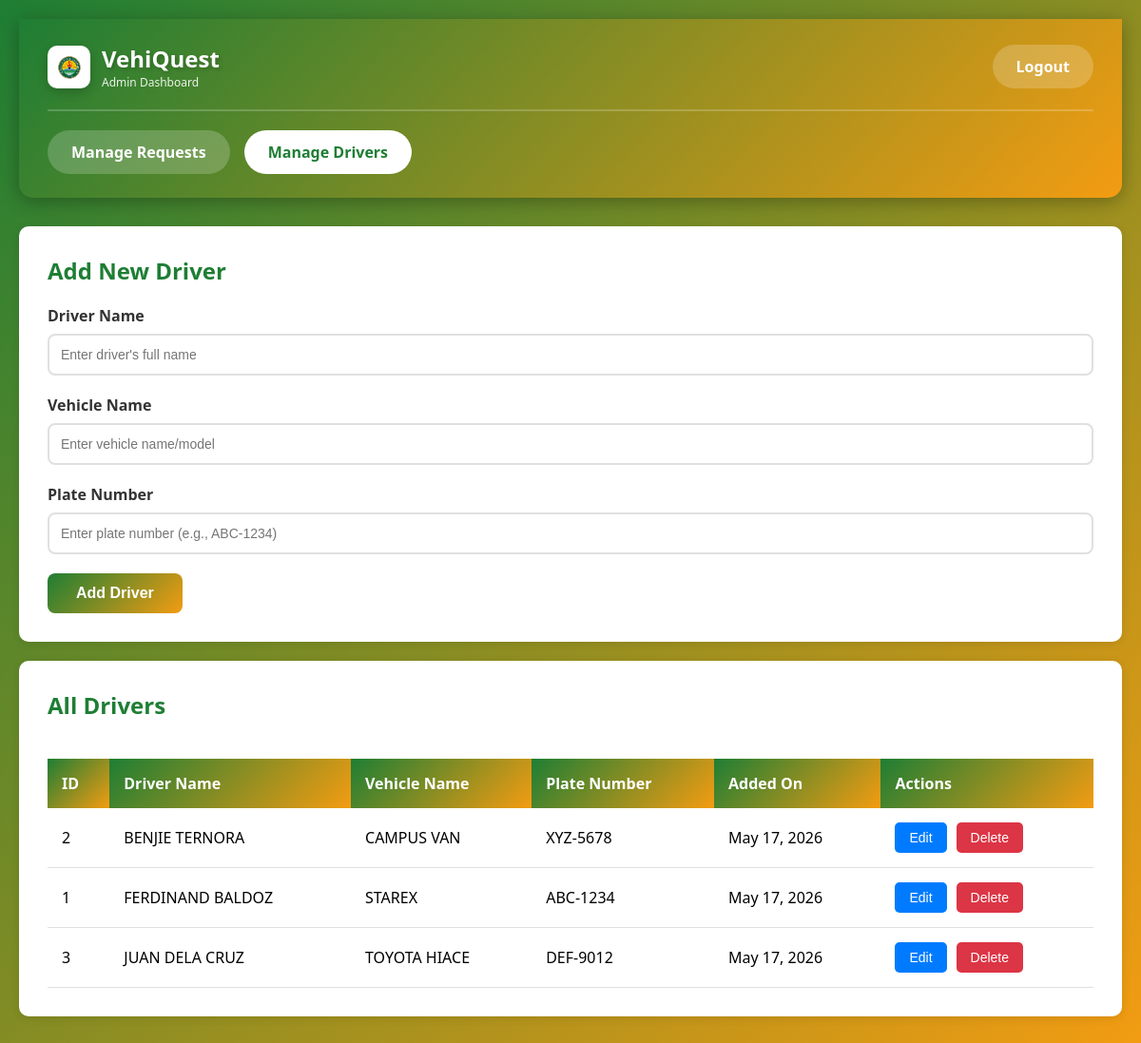
The page /manage_drivers.php (signed in) on the database its author committed.
### tables this page shows
CREATE TABLE IF NOT EXISTS `drivers` (
  `id` int(11) NOT NULL AUTO_INCREMENT,
  `driver_name` varchar(100) NOT NULL,
  `vehicle_name` varchar(100) NOT NULL,
  `plate_number` varchar(50) NOT NULL,
  `created_at` timestamp NOT NULL DEFAULT CURRENT_TIMESTAMP,
  PRIMARY KEY (`id`)
);

### manage_drivers.php (the view, shortened to what this page needs)
<?php
require_once('../config/connection.php');
$drivers_query = "SELECT * FROM drivers ORDER BY driver_name ASC";
$drivers_result = $conn->query($drivers_query);
?>
<!DOCTYPE html>
<html lang="en">
<head>
</head>
<body>
<div class="header">
    <div class="header-top">
        <div class="logo">
            <div class="logo-icon">
                <img src="../assets/images/isu-logo.png" alt="ISU Logo">
            </div>
            <div class="logo-text">
                <h1>VehiQuest</h1>
                <p>Admin Dashboard</p>
            </div>
        </div>
        <a href="../auth/logout.php" class="logout-btn">Logout</a>
    </div>
    <div class="nav-menu">
        <a href="requests.php" class="nav-btn">Manage Requests</a>
        <a href="manage_drivers.php" class="nav-btn active">Manage Drivers</a>
    </div>
</div>
<div class="container">
        <div class="card">
            <h2>Add New Driver</h2>
            <form method="POST">
                <div class="form-group">
                    <label>Driver Name</label>
                    <input type="text" name="driver_name" placeholder="Enter driver's full name" required>
                </div>
                <div class="form-group">
                    <label>Vehicle Name</label>
                    <input type="text" name="vehicle_name" placeholder="Enter vehicle name/model" required>
                </div>
                <div class="form-group">
                    <label>Plate Number</label>
                    <input type="text" name="plate_number" placeholder="Enter plate number (e.g., ABC-1234)" required>
                </div>
                <button type="submit" name="add_driver" class="btn btn-primary">Add Driver</button>
            </form>
        </div>
        <div class="card">
            <h2>All Drivers</h2>
            <div class="table-container">
                <?php if ($drivers_result->num_rows > 0): ?>
                    <table>
                        <thead>
                            <tr>
                                <th>ID</th>
                                <th>Driver Name</th>
                                <th>Vehicle Name</th>
                                <th>Plate Number</th>
                                <th>Added On</th>
                                <th>Actions</th>
                            </tr>
                        </thead>
                        <tbody>
                            <?php while ($driver = $drivers_result->fetch_assoc()): ?>
                                <tr>
                                    <td><?php echo $driver['id']; ?></td>
                                    <td><?php echo htmlspecialchars($driver['driver_name']); ?></td>
                                    <td><?php echo htmlspecialchars($driver['vehicle_name']); ?></td>
                                    <td><?php echo htmlspecialchars($driver['plate_number']); ?></td>
                                    <td><?php echo date('M d, Y', strtotime($driver['created_at'])); ?></td>
                                    <td>
                                        <div class="action-buttons">
                                            <button class="btn-edit" onclick="editDriver(<?php echo htmlspecialchars(json_encode($driver)); ?>)">Edit</button>
                                            <button class="btn-delete" onclick="confirmDelete(<?php echo $driver['id']; ?>, '<?php echo htmlspecialchars($driver['driver_name']); ?>')">Delete</button>
                                        </div>
                                    </td>
                                </tr>
                            <?php endwhile; ?>
                        </tbody>
                    </table>
                <?php else: ?>
                    <div class="empty-state">
                        <p>No drivers found. Add your first driver above!</p>
                    </div>
                <?php endif; ?>
            </div>
        </div>
</body>
</html>

### manage_drivers.php (style rules this page uses)
* { margin: 0; padding: 0; box-sizing: border-box; }
body { font-family: 'Segoe UI', Tahoma, Geneva, Verdana, sans-serif; background: linear-gradient(135deg, #1e7e34 0%, #f39c12 100%); min-height: 100vh; padding: 20px; }
.header { background: linear-gradient(135deg, #1e7e34 0%, #f39c12 100%); padding: 25px 30px; border-radius: 0 0 15px 15px; box-shadow: 0 4px 20px rgba(0,0,0,0.3); margin-bottom: 30px; position: sticky; top: 0; z-index: 999; }
.header-top { display: flex; justify-content: space-between; align-items: center; margin-bottom: 20px; }
.logo { display: flex; align-items: center; gap: 12px; }
.logo-icon { width: 45px; height: 45px; background: white; border-radius: 10px; display: flex; align-items: center; justify-content: center; padding: 6px; box-shadow: 0 4px 12px rgba(0,0,0,0.2); }
.logo-icon img { width: 100%; height: 100%; object-fit: contain; }
.logo-text h1 { color: white; font-size: 24px; text-shadow: 2px 2px 4px rgba(0,0,0,0.2); margin: 0; font-weight: 700; }
.logo-text p { color: rgba(255,255,255,0.9); font-size: 12px; margin: 0; }
.nav-menu { display: flex; gap: 15px; padding-top: 20px; border-top: 2px solid rgba(255,255,255,0.2); }
.nav-btn { padding: 12px 25px; background: rgba(255,255,255,0.2); color: white; text-decoration: none; border-radius: 25px; font-weight: bold; transition: all 0.3s ease; }
.nav-btn.active { background: white; color: #1e7e34; }
.logout-btn { padding: 12px 25px; background: rgba(255,255,255,0.2); color: white; text-decoration: none; border-radius: 25px; font-weight: bold; }
.container { max-width: 1200px; margin: 0 auto; }
.card { background: white; padding: 30px; border-radius: 10px; box-shadow: 0 2px 10px rgba(0,0,0,0.1); margin-bottom: 20px; }
.card h2 { color: #1e7e34; margin-bottom: 20px; font-size: 24px; }
.form-group { margin-bottom: 20px; }
.form-group label { display: block; margin-bottom: 8px; color: #333; font-weight: 600; }
.form-group input { width: 100%; padding: 12px; border: 2px solid #e0e0e0; border-radius: 8px; font-size: 14px; transition: border-color 0.3s; }
.btn { padding: 12px 30px; border: none; border-radius: 8px; font-size: 16px; font-weight: 600; cursor: pointer; transition: all 0.3s; }
.btn-primary { background: linear-gradient(135deg, #1e7e34 0%, #f39c12 100%); color: white; }
.table-container { overflow-x: auto; }
table { width: 100%; border-collapse: collapse; margin-top: 20px; }
table th { background: linear-gradient(135deg, #1e7e34 0%, #f39c12 100%); color: white; padding: 15px; text-align: left; font-weight: 600; }
table td { padding: 15px; border-bottom: 1px solid #e0e0e0; }
.action-buttons { display: flex; gap: 10px; }
.btn-edit { background: #007bff; color: white; padding: 8px 15px; border: none; border-radius: 5px; cursor: pointer; font-size: 14px; }
.btn-delete { background: #dc3545; color: white; padding: 8px 15px; border: none; border-radius: 5px; cursor: pointer; font-size: 14px; }

### rows shown on the page
drivers: id "2", driver_name "BENJIE TERNORA", vehicle_name "CAMPUS VAN", plate_number "XYZ-5678", created_at "May 17, 2026"
drivers: id "1", driver_name "FERDINAND BALDOZ", vehicle_name "STAREX", plate_number "ABC-1234", created_at "May 17, 2026"
drivers: id "3", driver_name "JUAN DELA CRUZ", vehicle_name "TOYOTA HIACE", plate_number "DEF-9012", created_at "May 17, 2026"
